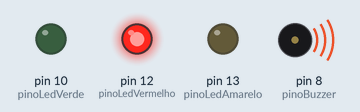
This sketch was run on a simulated Arduino Uno, built with avr-gcc and run on an emulated ATmega328P. Parts: output pins drawn as LEDs (lit = HIGH), buzzer (waves = sounding).

Above: at 1.0 s.
At 4.0 s:
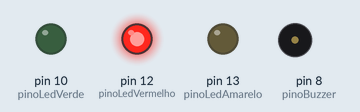
At 8.0 s:
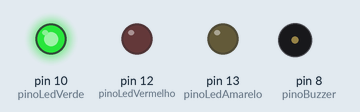
At 10.16 s:
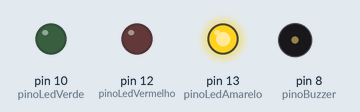
At 11.83 s:
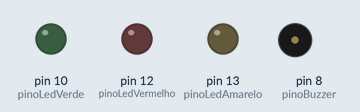
Timing chart, 0 to 15.6 s (numbered marks = the images above):
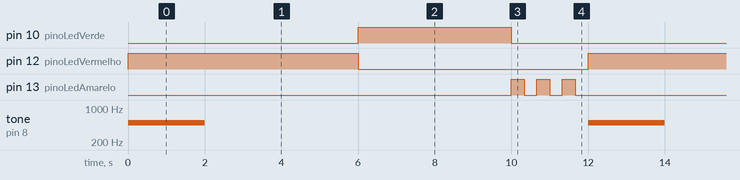

The sketch:

codigo-arduino.ino
```cpp
/*
 * Atividade - Semáforo Offline
 * VERSÃO ATUALIZADA: Amarelo pisca 3x
 *
 * Conexões (Pinos do Arduino):
 * - Pino 12: LED Vermelho
 * - Pino 13: LED Amarelo
 * - Pino 10: LED Verde
 * - Pino 8:  Buzzer (conectar o outro pino do buzzer ao GND)
 */

// --- Definição dos Pinos (como variáveis) ---
int pinoLedVermelho = 12;
int pinoLedAmarelo  = 13;
int pinoLedVerde    = 10;
int pinoBuzzer      = 8;

// --- Ponteiros para os Pinos ---
int *ptrLedVermelho = &pinoLedVermelho;
int *ptrLedAmarelo  = &pinoLedAmarelo;
int *ptrLedVerde    = &pinoLedVerde;
int *ptrBuzzer      = &pinoBuzzer;

// --- Definição dos Tempos (em milissegundos) ---
#define TEMPO_VERMELHO 6000
#define TEMPO_VERDE    4000
#define TEMPO_AMARELO  2000

// A função setup() é executada uma vez
void setup() {
  // Configura os pinos como SAÍDA (OUTPUT)
  pinMode(*ptrLedVermelho, OUTPUT);
  pinMode(*ptrLedAmarelo, OUTPUT);
  pinMode(*ptrLedVerde, OUTPUT);
  pinMode(*ptrBuzzer, OUTPUT); // Configura o pino do buzzer
}

// A função loop() é executada continuamente
void loop() {
  // --- Fase 1: VERMELHO ---
  digitalWrite(*ptrLedVermelho, HIGH);
  digitalWrite(*ptrLedAmarelo, LOW);
  digitalWrite(*ptrLedVerde, LOW);

  // Lógica do Buzzer por 2s (ATUALIZADO)
  tone(*ptrBuzzer, 500); // Toca o buzzer (tom mais grave)
  delay(2000); // ...por 2 segundos (ATUALIZADO)
  noTone(*ptrBuzzer); // Para o buzzer

  // Espera o restante do tempo do vermelho
  // (2000ms + 4000ms = 6000ms, que é o TEMPO_VERMELHO)
  delay(4000); // ATUALIZADO

  // --- Fase 2: VERDE ---
  digitalWrite(*ptrLedVermelho, LOW);
  digitalWrite(*ptrLedAmarelo, LOW);
  digitalWrite(*ptrLedVerde, HIGH);
  noTone(*ptrBuzzer); // Para o buzzer no VERDE
  delay(TEMPO_VERDE);

  // --- Fase 3: AMARELO (PISCANDO 3x) ---
  digitalWrite(*ptrLedVermelho, LOW);
  digitalWrite(*ptrLedVerde, LOW); // Garante que o verde está apagado
  noTone(*ptrBuzzer); // Garante que o buzzer está parado

  // Lógica para piscar 3x dentro dos 2 segundos (2000ms)
  // 2000ms / 3 piscadas = ~666ms por pisca
  // 666ms / 2 (metade aceso, metade apagado) = 333ms
  int tempoPisca = 333;

  for (int i = 0; i < 3; i++) {
    digitalWrite(*ptrLedAmarelo, HIGH); // Acende Amarelo
    delay(tempoPisca);
    digitalWrite(*ptrLedAmarelo, LOW);  // Apaga Amarelo
    delay(tempoPisca);
  }
  // Total: 3 * (333 + 333) = 1998ms (perto dos 2000ms)
  // O loop termina com o LED amarelo APAGADO, pronto para o vermelho.
}
```

Measured:
- by itself, pin 10 (pinoLedVerde): alternates HIGH for 4.0 s and LOW for 8.0 s
- by itself, pin 12 (pinoLedVermelho): alternates HIGH for 6.0 s and LOW for 6.0 s
- by itself, pin 13 (pinoLedAmarelo): repeats every 12.0 s: 2 × (LOW 0.33 s, HIGH 0.33 s), LOW 10.3 s, HIGH 0.33 s
- by itself, tone on pin 8 (pinoBuzzer): alternates 500 Hz for 2.0 s and silent for 10.0 s
